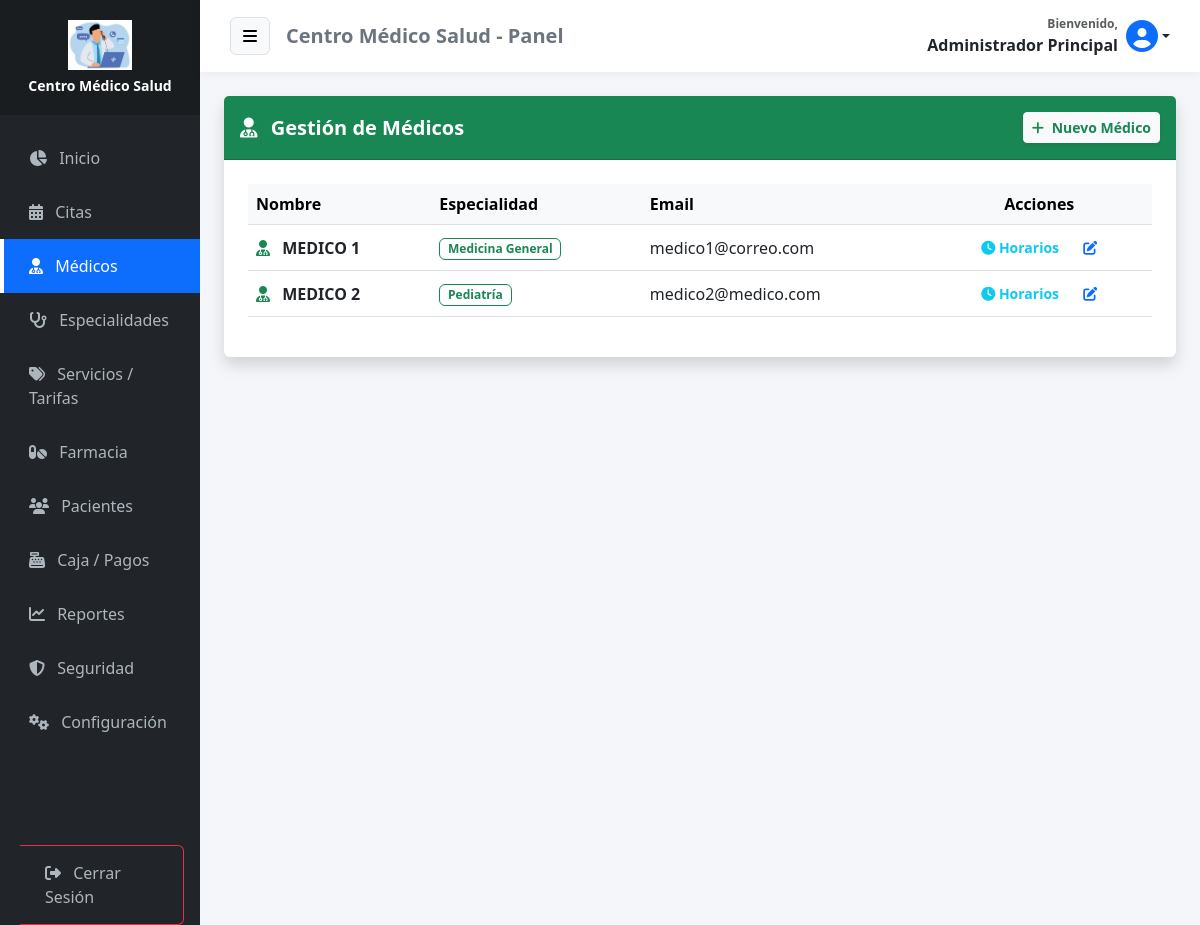
The app's page /medicos (signed in) with its own data.
### tables this page shows
CREATE TABLE IF NOT EXISTS `configuracion` (
  `id` int NOT NULL,
  `nombre_clinica` varchar(100) DEFAULT NULL,
  `direccion` varchar(255) DEFAULT NULL,
  `telefono` varchar(50) DEFAULT NULL,
  `email` varchar(100) DEFAULT NULL,
  `moneda` varchar(5) DEFAULT 'S/.',
  `logo` varchar(255) DEFAULT NULL,
  PRIMARY KEY (`id`)
);

CREATE TABLE IF NOT EXISTS `medicos` (
  `id_medico` int NOT NULL AUTO_INCREMENT,
  `id_usuario` int NOT NULL,
  `id_especialidad` int NOT NULL,
  `colegiatura` varchar(20) DEFAULT NULL,
  PRIMARY KEY (`id_medico`),
  KEY `id_usuario` (`id_usuario`),
  KEY `id_especialidad` (`id_especialidad`),
  CONSTRAINT `medicos_ibfk_1` FOREIGN KEY (`id_usuario`) REFERENCES `usuarios` (`id_usuario`),
  CONSTRAINT `medicos_ibfk_2` FOREIGN KEY (`id_especialidad`) REFERENCES `especialidades` (`id_especialidad`)
);

CREATE TABLE IF NOT EXISTS `usuarios` (
  `id_usuario` int NOT NULL AUTO_INCREMENT,
  `nombre` varchar(100) NOT NULL,
  `documento_identidad` varchar(20) DEFAULT NULL,
  `email` varchar(100) NOT NULL,
  `telefono` varchar(20) DEFAULT NULL,
  `grupo_sanguineo` varchar(5) DEFAULT NULL,
  `alergias` text,
  `enfermedades_cronicas` text,
  `password` varchar(255) NOT NULL,
  `avatar` varchar(255) DEFAULT NULL,
  `id_rol` int DEFAULT NULL,
  `fecha_creacion` timestamp NULL DEFAULT CURRENT_TIMESTAMP,
  PRIMARY KEY (`id_usuario`),
  UNIQUE KEY `email` (`email`),
  KEY `id_rol` (`id_rol`),
  CONSTRAINT `usuarios_ibfk_1` FOREIGN KEY (`id_rol`) REFERENCES `roles` (`id_rol`)
);

CREATE TABLE IF NOT EXISTS `especialidades` (
  `id_especialidad` int NOT NULL AUTO_INCREMENT,
  `nombre` varchar(100) NOT NULL,
  PRIMARY KEY (`id_especialidad`)
);

### app/controllers/MedicoController.php (called while the page is built, shortened)
<?php
require_once APP_ROOT . '/models/Medico.php';
class MedicoController {
    public function index() {
        $database = new Database();
        $db = $database->connect();
        $medicoModel = new Medico($db);
        $resultado = $medicoModel->leer();
        require_once APP_ROOT . '/views/admin/medicos.php';
    }
}

### app/models/Configuracion.php (called while the page is built, shortened)
<?php
class Configuracion {
    private $conn;
    private $table = 'configuracion';
    public function __construct($db) {
        $this->conn = $db;
    }
    public function obtener() {
        $query = "SELECT * FROM " . $this->table . " WHERE id = 1";
        $stmt = $this->conn->prepare($query);
        $stmt->execute();
        return $stmt->fetch(PDO::FETCH_ASSOC);
    }
}

### app/models/Medico.php (called while the page is built, shortened)
<?php
class Medico {
    private $conn;
    private $table = 'medicos';
    public function __construct($db) {
        $this->conn = $db;
    }
    public function leer() {
        $query = 'SELECT m.id_medico, u.nombre, u.email, e.nombre as especialidad
                  FROM ' . $this->table . ' m
                  JOIN usuarios u ON m.id_usuario = u.id_usuario
                  JOIN especialidades e ON m.id_especialidad = e.id_especialidad
                  ORDER BY u.nombre ASC';
        $stmt = $this->conn->prepare($query);
        $stmt->execute();
        return $stmt;
    }
}

### app/views/admin/medicos.php (the view, shortened to what this page needs)
<?php require_once APP_ROOT . '/views/layouts/header.php'; ?>
<div class="card shadow border-0">
    <div class="card-header bg-success text-white d-flex justify-content-between align-items-center py-3">
        <h5 class="mb-0 fw-bold"><i class="fas fa-user-md me-2"></i> Gestión de Médicos</h5>
        <button class="btn btn-light text-success fw-bold btn-sm shadow-sm" data-bs-toggle="modal" data-bs-target="#modalMedico">
            <i class="fas fa-plus me-1"></i> Nuevo Médico
        </button>
    </div>
    <div class="card-body p-4">
        <div class="table-responsive">
            <table class="table table-hover align-middle" id="tablaPro">
                <thead class="table-light">
                    <tr>
                        <th>Nombre</th>
                        <th>Especialidad</th>
                        <th>Email</th>
                        <th class="text-center">Acciones</th>
                    </tr>
                </thead>
                <tbody>
                    <?php if($resultado->rowCount() > 0): ?>
                        <?php while($row = $resultado->fetch(PDO::FETCH_ASSOC)): ?>
                        <tr>
                            <td class="fw-bold">
                                <i class="fas fa-user-md text-success me-2"></i>
                                <?php echo $row['nombre']; ?>
                            </td>
                            <td>
                                <span class="badge bg-soft-success text-success border border-success bg-opacity-10">
                                    <?php echo $row['especialidad']; ?>
                                </span>
                            </td>
                            <td><?php echo $row['email']; ?></td>
                            <td class="text-center">
                                <a href="<?php echo BASE_URL; ?>/medicos/horarios?id=<?php echo $row['id_medico']; ?>" class="btn btn-sm btn-outline-info border-0 fw-bold me-1" title="Gestionar Horarios">
                                    <i class="fas fa-clock"></i> Horarios
                                </a>
                                <button class="btn btn-outline-primary btn-sm border-0"
                                        data-bs-toggle="modal" data-bs-target="#modalEditar"
                                        onclick="cargarDatos('<?php echo $row['id_medico']; ?>')"> <i class="fas fa-edit"></i>
                                </button>
                            </td>
                        </tr>
                        <?php endwhile; ?>
                    <?php endif; ?>
                </tbody>
            </table>
        </div>
    </div>
</div>
<?php require_once APP_ROOT . '/views/layouts/footer.php'; ?>

### app/views/layouts/header.php (shortened to what this page needs)
<?php
require_once APP_ROOT . '/models/Configuracion.php';
$db_header = new Database();
$conn_header = $db_header->connect();
$configModel_header = new Configuracion($conn_header);
$empresa_header = $configModel_header->obtener();
$nombre_app = !empty($empresa_header['nombre_clinica']) ? $empresa_header['nombre_clinica'] : 'MediCitas';
$logo_app = !empty($empresa_header['logo']) ? $empresa_header['logo'] : null;
?>
<!DOCTYPE html>
<html lang="es">
<head>
    <link href="https://cdn.jsdelivr.net/npm/bootstrap@5.3.0/dist/css/bootstrap.min.css" rel="stylesheet">
    <link rel="stylesheet" href="https://cdnjs.cloudflare.com/ajax/libs/font-awesome/6.4.0/css/all.min.css">
    <link rel="stylesheet" href="https://cdn.datatables.net/1.13.4/css/dataTables.bootstrap5.min.css">
    <link rel="stylesheet" href="https://cdn.datatables.net/buttons/2.3.6/css/buttons.bootstrap5.min.css">
    <link href="https://cdn.jsdelivr.net/npm/select2@4.1.0-rc.0/dist/css/select2.min.css" rel="stylesheet" />
    <link rel="stylesheet" href="https://cdn.jsdelivr.net/npm/select2-bootstrap-5-theme@1.3.0/dist/select2-bootstrap-5-theme.min.css" />
</head>
<body>
<div class="container-fluid">
    <div class="row flex-nowrap">
        <div class="col-auto col-md-3 col-xl-2 px-0 sidebar-col bg-dark" id="sidebar">
            <div class="logo-area">
                <?php if($logo_app && file_exists(APP_ROOT . '/../public/uploads/' . $logo_app)): ?>
                    <div class="mb-2"><img src="<?php echo BASE_URL; ?>/uploads/<?php echo $logo_app; ?>" alt="Logo" class="img-fluid" style="max-height: 50px; object-fit: contain;"></div>
                    <h6 class="text-white mb-0 fw-bold small"><?php echo $nombre_app; ?></h6>
                <?php else: ?>
                    <h4 class="text-white mb-0"><i class="fas fa-heartbeat text-primary"></i> <?php echo $nombre_app; ?></h4>
                <?php endif; ?>
            </div>
            <div class="sidebar-menu mt-3">
                <?php $uri = $_SERVER['REQUEST_URI']; ?>
                <?php $rol = isset($_SESSION['user_role_id']) ? $_SESSION['user_role_id'] : 0; ?>
                <a href="<?php echo BASE_URL; ?>/home" class="<?php echo (strpos($uri, 'home') !== false) ? 'active' : ''; ?>"><i class="fas fa-chart-pie me-2"></i> Inicio</a>
                <a href="<?php echo BASE_URL; ?>/citas" class="<?php echo (strpos($uri, 'citas') !== false) ? 'active' : ''; ?>"><i class="fas fa-calendar-alt me-2"></i> Citas</a>
                <?php if($rol == 1): ?>
                    <a href="<?php echo BASE_URL; ?>/medicos" class="<?php echo (strpos($uri, 'medicos') !== false) ? 'active' : ''; ?>"><i class="fas fa-user-md me-2"></i> Médicos</a>
                    <a href="<?php echo BASE_URL; ?>/especialidades" class="<?php echo (strpos($uri, 'especialidades') !== false) ? 'active' : ''; ?>"><i class="fas fa-stethoscope me-2"></i> Especialidades</a>
                    <a href="<?php echo BASE_URL; ?>/servicios" class="<?php echo (strpos($uri, 'servicios') !== false) ? 'active' : ''; ?>"><i class="fas fa-tags me-2"></i> Servicios / Tarifas</a>
                <?php endif; ?>
                <?php if($rol == 1 || $rol == 4): ?>
                    <a href="<?php echo BASE_URL; ?>/medicamentos" class="<?php echo (strpos($uri, 'medicamentos') !== false) ? 'active' : ''; ?>"><i class="fas fa-pills me-2"></i> Farmacia</a>
                    <a href="<?php echo BASE_URL; ?>/pacientes" class="<?php echo (strpos($uri, 'pacientes') !== false) ? 'active' : ''; ?>"><i class="fas fa-users me-2"></i> Pacientes</a>
                    <a href="<?php echo BASE_URL; ?>/pagos" class="<?php echo (strpos($uri, 'pagos') !== false) ? 'active' : ''; ?>"><i class="fas fa-cash-register me-2"></i> Caja / Pagos</a>
                <?php endif; ?>
                <?php if($rol == 1): ?>
                    <a href="<?php echo BASE_URL; ?>/reportes" class="<?php echo (strpos($uri, 'reportes') !== false) ? 'active' : ''; ?>"><i class="fas fa-chart-line me-2"></i> Reportes</a>
                    <a href="<?php echo BASE_URL; ?>/auditoria" class="<?php echo (strpos($uri, 'auditoria') !== false) ? 'active' : ''; ?>"><i class="fas fa-shield-alt me-2"></i> Seguridad</a>
                    <a href="<?php echo BASE_URL; ?>/configuracion" class="<?php echo (strpos($uri, 'configuracion') !== false) ? 'active' : ''; ?>"><i class="fas fa-cogs me-2"></i> Configuración</a>
                <?php endif; ?>
                <div class="mt-5 pt-5 px-3">
                    <a href="<?php echo BASE_URL; ?>/auth/logout" class="btn btn-outline-danger w-100 text-start"><i class="fas fa-sign-out-alt me-2"></i> Cerrar Sesión</a>
                </div>
            </div>
        </div>
        <div class="col content-col">
            <div class="top-navbar mb-4">
                <div class="d-flex align-items-center">
                    <button class="btn btn-light me-3 border" id="menu-toggle"><i class="fas fa-bars"></i></button>
                    <h5 class="m-0 text-secondary fw-bold d-none d-md-block"><?php echo $nombre_app; ?> - Panel</h5>
                </div>
                <div class="d-flex align-items-center">
                    <div class="dropdown">
                        <a class="nav-link dropdown-toggle fw-bold text-dark d-flex align-items-center" href="#" role="button" data-bs-toggle="dropdown" aria-expanded="false">
                            <div class="me-2 text-end d-none d-md-block">
                                <small class="d-block text-muted" style="font-size: 0.75rem;">Bienvenido,</small>
                                <span><?php echo $_SESSION['user_name'] ?? 'Usuario'; ?></span>
                            </div>
                            <?php if(!empty($_SESSION['user_avatar']) && file_exists(APP_ROOT . '/../public/uploads/' . $_SESSION['user_avatar'])): ?>
                                <img src="<?php echo BASE_URL; ?>/uploads/<?php echo $_SESSION['user_avatar']; ?>" class="rounded-circle border" style="width: 40px; height: 40px; object-fit: cover;">
                            <?php else: ?>
                                <i class="fas fa-user-circle fa-2x text-primary"></i>
                            <?php endif; ?>
                        </a>
                    </div>
                </div>
            </div>
            <div class="container-fluid px-4">

### app/views/layouts/header.php (style rules this page uses)
body { background-color: #f4f6f9; font-family: 'Segoe UI', sans-serif; overflow-x: hidden; }
.sidebar-col { min-height: 100vh; background: #212529; box-shadow: 2px 0 5px rgba(0,0,0,0.1); padding: 0; transition: all 0.3s; }
.logo-area { background: #1a1d20; padding: 20px 0; text-align: center; }
.sidebar-menu a { color: #adb5bd; text-decoration: none; display: block; padding: 15px 25px; border-left: 4px solid transparent; transition: 0.3s; }
.sidebar-menu a.active { background: #0d6efd; color: white; border-left-color: white; }
.content-col { padding: 0; background-color: #f4f6f9; transition: all 0.3s; }
.top-navbar { background: white; padding: 15px 30px; box-shadow: 0 2px 10px rgba(0,0,0,0.05); display: flex; justify-content: space-between; align-items: center; }

### records on screen
configuracion: logo (picture), nombre_clinica "Centro Médico Salud"
medicos: id_usuario.nombre "MEDICO 1", id_especialidad.nombre "Medicina General", id_usuario.email "medico1@correo.com"
medicos: id_usuario.nombre "MEDICO 2", id_especialidad.nombre "Pediatría", id_usuario.email "medico2@medico.com"

### other values on screen
$_SESSION['user_name'] "Administrador Principal"
